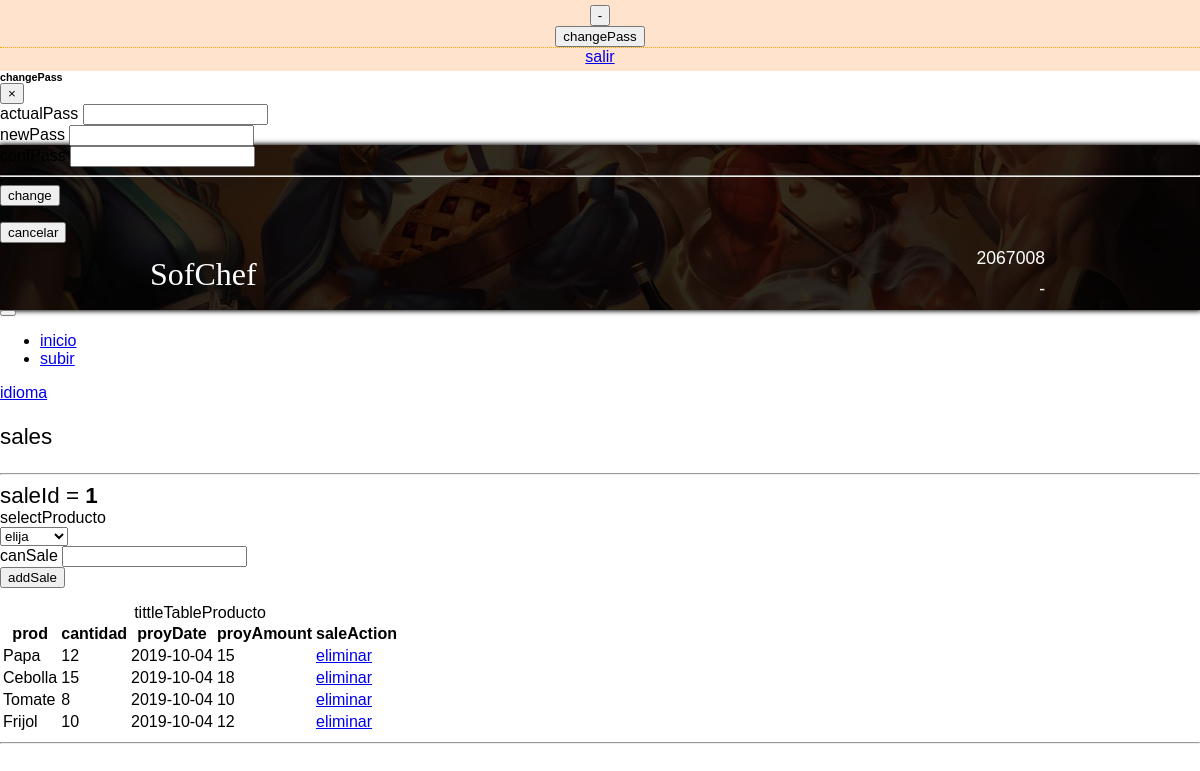
Page /views/venta/ventaHP.php?id=1 on the committed database.
### tables this page shows
CREATE TABLE IF NOT EXISTS `venta_has_producto` (
  `venta_idventa` int(11) NOT NULL,
  `producto_idproducto` int(11) NOT NULL,
  `cantidadVendida` int(11) NOT NULL,
  `proyectadoA` date DEFAULT NULL,
  `cantProyectada` int(11) NOT NULL,
  PRIMARY KEY (`venta_idventa`,`producto_idproducto`),
  KEY `fk_venta_has_producto_producto1_idx` (`producto_idproducto`),
  KEY `fk_venta_has_producto_venta1_idx` (`venta_idventa`)
);

CREATE TABLE IF NOT EXISTS `producto` (
  `idproducto` int(11) NOT NULL AUTO_INCREMENT,
  `nombreProducto` varchar(45) NOT NULL,
  `precioProducto` float NOT NULL,
  PRIMARY KEY (`idproducto`)
);

### config/db.php (called while the page is built)
<?php
class DataBase
{
  public static function conectar()
  {
    $db = new mysqli('localhost', 'root', '', 'nueva');
    $db->query("SET NAMES 'utf8'");
    return $db;
  }
}

### controllers/ventaHPController.php (called while the page is built, shortened)
<?php
require_once 'models/ventaHP.php';
class VentaHPController
{
  public static function getAll($id)
  {
    $vHP = new VentaHP();
    $vHP->setIdVenta($id);
    $venHP = $vHP->find();
    return $venHP;
  }
}

### models/ventaHP.php (called while the page is built, shortened)
<?php
class VentaHP
{
  private $db;
  private $idVenta;
  public function __construct()
  {
    $this->db = DataBase::conectar();
  }
  function getIdVenta()
  {
    return $this->idVenta;
  }
  function setIdVenta($idVenta)
  {
    $this->idVenta = $idVenta;
  }
  public function find()
  {
  $sql = "SELECT * FROM venta_has_producto INNER JOIN producto ON producto_idproducto = idproducto WHERE venta_idventa = {$this->getIdVenta()}";
    $result = $this->db->query($sql);
    return $result;
  }
}

### views/venta/ventaHP.php (the view, shortened to what this page needs)
<link rel="stylesheet" type="text/css" href="<?= baseUrl; ?>assets/datatables/datatables.min.css" />
<link rel="stylesheet" href="<?= baseUrl; ?>assets/css/styleAll.css">
</head>
<body class="animated fadeIn faster">
	<?php require_once 'views/layout/banner.php'; ?>
	<?php require_once 'views/layout/menu.php'; ?>
	<div class="container">
		<p class="titulo"><?= sales ?></p>
		<?php if (isset($_SESSION['save']) && $_SESSION['save'] == 'Registrado') : ?>
			<?= Utils::alerta('success', prodVen, 'fas fa-check-double') ?>
		<?php elseif (isset($_SESSION['delete']) && $_SESSION['delete'] == 'Eliminado') : ?>
			<?= Utils::alerta('danger', prodVen2, 'fas fa-check-double') ?>
		<?php elseif (isset($_SESSION['save']) && $_SESSION['save'] == 'Vacios') : ?>
			<?= Utils::alerta('danger', vacios) ?>
		<?php else : ?>
			<hr>
		<?php endif; ?>
		<div class="row my-2">
			<div class="col-md-4 d-flex justify-content-center">
				<div class="card mb-3 border-0">
					<div class="card-header font-italic text-center bg-secondary text-danger">
						<span class="titulo text-success"><?= saleId ?> = <b><?= $_GET['id'] ?></b></span>
					</div>
					<div class="card-body">
						<form action="<?= baseUrl ?>ventaHP/registrar&id=<?= $_GET['id']; ?>" method="POST">
							<div class="p-2">
								<span><?= selectProducto ?> <i class="fas fa-carrot"></i></span><br>
								<select class="custom-select mr-sm-2 mt-1" name="producto" id="producto">
									<option><?= elija ?></option>
								</select>
							</div>
							<div class="form-label-group p-2">
								<label for="cantidad"><?= canSale ?></label>
								<input type="text" id="cantidad" name="cantidad" class="form-control">
							</div>
							<div class="p-2 border-top">
								<input type="submit" class="btn btn-outline-success btn-block" id="enviar" value="<?= addSale ?>">
							</div>
						</form>
					</div>
				</div>
			</div>
			<div class="col-md-8">
				<table class="table table-responsive-sm table-bordered table-hover" id="tabla">
					<caption class="text-center"><?= tittleTableProducto ?></caption>
					<thead class="table-dark">
						<tr class="font-italic">
							<th scope="col"><?= prod ?></th>
							<th scope="col"><?= cantidad ?></th>
							<th scope="col"><?= proyDate ?></th>
							<th scope="col"><?= proyAmount ?></th>
							<th scope="col"><?= saleAction ?></th>
						</tr>
					</thead>
					<tbody>
						<?php $v = VentaHPController::getAll($_GET['id']) ?>
						<?php while ($venHP = $v->fetch_object()) : ?>
							<tr>
								<td><?= $venHP->nombreProducto; ?></td>
								<td><?= $venHP->cantidadVendida; ?></td>
								<td><?= $venHP->proyectadoA; ?></td>
								<td><?= $venHP->cantProyectada; ?></td>
								<td class="d-flex justify-content-around border border-light">
									<a href="<?= baseUrl; ?>ventaHP/eliminar&id=<?= $venHP->producto_idproducto; ?>&idv=<?= $_GET['id'] ?>" class="btn btn-outline-danger btn-sm"><i class="far fa-trash-alt"></i> <?= eliminar ?></a>
								</td>
							</tr>
						<?php endwhile; ?>
					</tbody>
				</table>
			</div>
		</div>
		<hr>
		<div id="container" style="height: 400px" class="my-3"></div>
	</div>
</body>
</html>

### assets/css/styleAll.css (style rules this page uses)
* { box-sizing: border-box; }
body { font-family: "Montserrat", sans-serif; margin: 0; }
.titulo { font-size: 1.2em; }
@media screen and (min-width: 1024px) { .titulo { font-size: 1.4em; } }

### rows in the picture
venta_has_producto: producto_idproducto.nombreProducto "Papa", cantidadVendida "12", proyectadoA "2019-10-04", cantProyectada "15"
venta_has_producto: producto_idproducto.nombreProducto "Cebolla", cantidadVendida "15", proyectadoA "2019-10-04", cantProyectada "18"
venta_has_producto: producto_idproducto.nombreProducto "Tomate", cantidadVendida "8", proyectadoA "2019-10-04", cantProyectada "10"
venta_has_producto: producto_idproducto.nombreProducto "Frijol", cantidadVendida "10", proyectadoA "2019-10-04", cantProyectada "12"

### other values in the picture
changePass "changePass"
salir "salir"
actualPass "actualPass"
newPass "newPass"
confPass "confPass"
change "change"
cancelar "cancelar"
inicio "inicio"
subir "subir"
idioma "idioma"
sales "sales"
saleId "saleId"
$_GET['id'] "1"
selectProducto "selectProducto"
canSale "canSale"
